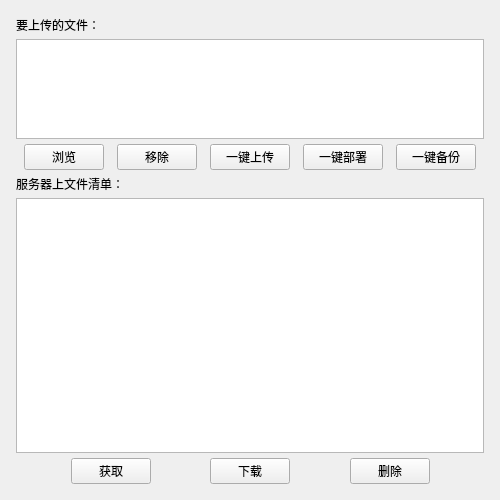
<?xml version="1.0" encoding="UTF-8"?>
<ui version="4.0">
 <class>MainForm</class>
 <widget class="QWidget" name="MainForm">
  <property name="geometry">
   <rect>
    <x>0</x>
    <y>0</y>
    <width>500</width>
    <height>500</height>
   </rect>
  </property>
  <property name="windowTitle">
   <string>hexo博客一键部署工具</string>
  </property>
  <property name="layoutDirection">
   <enum>Qt::LeftToRight</enum>
  </property>
  <layout class="QVBoxLayout" name="verticalLayout_4">
   <item>
    <layout class="QVBoxLayout" name="verticalLayout_3" stretch="1,2">
     <property name="spacing">
      <number>5</number>
     </property>
     <property name="sizeConstraint">
      <enum>QLayout::SetDefaultConstraint</enum>
     </property>
     <property name="leftMargin">
      <number>5</number>
     </property>
     <property name="topMargin">
      <number>5</number>
     </property>
     <property name="rightMargin">
      <number>5</number>
     </property>
     <property name="bottomMargin">
      <number>5</number>
     </property>
     <item>
      <layout class="QVBoxLayout" name="verticalLayout">
       <item>
        <widget class="QLabel" name="label_2">
         <property name="text">
          <string>要上传的文件：</string>
         </property>
        </widget>
       </item>
       <item>
        <widget class="QListWidget" name="upload_list"/>
       </item>
       <item>
        <layout class="QHBoxLayout" name="horizontalLayout_2">
         <item>
          <spacer name="horizontalSpacer_9">
           <property name="orientation">
            <enum>Qt::Horizontal</enum>
           </property>
           <property name="sizeHint" stdset="0">
            <size>
             <width>40</width>
             <height>20</height>
            </size>
           </property>
          </spacer>
         </item>
         <item>
          <widget class="QPushButton" name="browseButton">
           <property name="baseSize">
            <size>
             <width>0</width>
             <height>0</height>
            </size>
           </property>
           <property name="text">
            <string>浏览</string>
           </property>
          </widget>
         </item>
         <item>
          <spacer name="horizontalSpacer_3">
           <property name="orientation">
            <enum>Qt::Horizontal</enum>
           </property>
           <property name="sizeHint" stdset="0">
            <size>
             <width>40</width>
             <height>20</height>
            </size>
           </property>
          </spacer>
         </item>
         <item>
          <widget class="QPushButton" name="removeButton">
           <property name="baseSize">
            <size>
             <width>0</width>
             <height>0</height>
            </size>
           </property>
           <property name="text">
            <string>移除</string>
           </property>
          </widget>
         </item>
         <item>
          <spacer name="horizontalSpacer_4">
           <property name="orientation">
            <enum>Qt::Horizontal</enum>
           </property>
           <property name="sizeHint" stdset="0">
            <size>
             <width>40</width>
             <height>20</height>
            </size>
           </property>
          </spacer>
         </item>
         <item>
          <widget class="QPushButton" name="uploadButton">
           <property name="text">
            <string>一键上传</string>
           </property>
          </widget>
         </item>
         <item>
          <spacer name="horizontalSpacer_5">
           <property name="orientation">
            <enum>Qt::Horizontal</enum>
           </property>
           <property name="sizeHint" stdset="0">
            <size>
             <width>40</width>
             <height>20</height>
            </size>
           </property>
          </spacer>
         </item>
         <item>
          <widget class="QPushButton" name="deployButton">
           <property name="text">
            <string>一键部署</string>
           </property>
          </widget>
         </item>
         <item>
          <spacer name="horizontalSpacer_6">
           <property name="orientation">
            <enum>Qt::Horizontal</enum>
           </property>
           <property name="sizeHint" stdset="0">
            <size>
             <width>40</width>
             <height>20</height>
            </size>
           </property>
          </spacer>
         </item>
         <item>
          <widget class="QPushButton" name="backupButton">
           <property name="text">
            <string>一键备份</string>
           </property>
          </widget>
         </item>
         <item>
          <spacer name="horizontalSpacer_10">
           <property name="orientation">
            <enum>Qt::Horizontal</enum>
           </property>
           <property name="sizeHint" stdset="0">
            <size>
             <width>40</width>
             <height>20</height>
            </size>
           </property>
          </spacer>
         </item>
        </layout>
       </item>
      </layout>
     </item>
     <item>
      <layout class="QVBoxLayout" name="verticalLayout_2">
       <item>
        <widget class="QLabel" name="label">
         <property name="text">
          <string>服务器上文件清单：</string>
         </property>
        </widget>
       </item>
       <item>
        <widget class="QListWidget" name="server_file_list"/>
       </item>
       <item>
        <layout class="QHBoxLayout" name="horizontalLayout">
         <item>
          <spacer name="horizontalSpacer_7">
           <property name="orientation">
            <enum>Qt::Horizontal</enum>
           </property>
           <property name="sizeHint" stdset="0">
            <size>
             <width>40</width>
             <height>20</height>
            </size>
           </property>
          </spacer>
         </item>
         <item>
          <widget class="QPushButton" name="getlistButton">
           <property name="text">
            <string>获取</string>
           </property>
          </widget>
         </item>
         <item>
          <spacer name="horizontalSpacer">
           <property name="orientation">
            <enum>Qt::Horizontal</enum>
           </property>
           <property name="sizeHint" stdset="0">
            <size>
             <width>40</width>
             <height>20</height>
            </size>
           </property>
          </spacer>
         </item>
         <item>
          <widget class="QPushButton" name="downloadButton">
           <property name="text">
            <string>下载</string>
           </property>
          </widget>
         </item>
         <item>
          <spacer name="horizontalSpacer_2">
           <property name="orientation">
            <enum>Qt::Horizontal</enum>
           </property>
           <property name="sizeHint" stdset="0">
            <size>
             <width>40</width>
             <height>20</height>
            </size>
           </property>
          </spacer>
         </item>
         <item>
          <widget class="QPushButton" name="deleteButton">
           <property name="text">
            <string>删除</string>
           </property>
          </widget>
         </item>
         <item>
          <spacer name="horizontalSpacer_8">
           <property name="orientation">
            <enum>Qt::Horizontal</enum>
           </property>
           <property name="sizeHint" stdset="0">
            <size>
             <width>40</width>
             <height>20</height>
            </size>
           </property>
          </spacer>
         </item>
        </layout>
       </item>
      </layout>
     </item>
    </layout>
   </item>
  </layout>
 </widget>
 <resources/>
 <connections/>
</ui>
